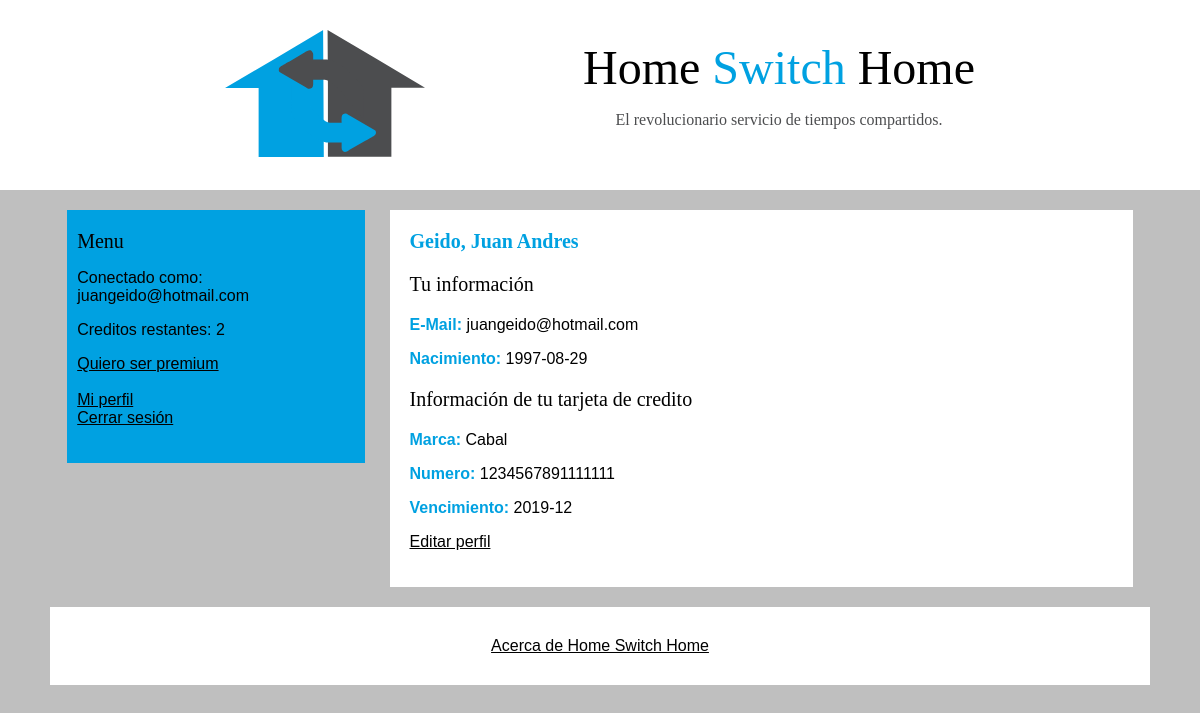
The page /perfil.php (signed in) on the database its author committed.
### tables this page shows
CREATE TABLE `usuarios` (
  `id` int(4) NOT NULL,
  `nombre` varchar(32) NOT NULL DEFAULT '',
  `apellido` varchar(32) NOT NULL DEFAULT '',
  `nacimiento` datetime NOT NULL DEFAULT '0000-00-00 00:00:00',
  `email` varchar(50) NOT NULL DEFAULT '',
  `clave` varchar(32) NOT NULL DEFAULT '',
  `cc_numero` varchar(16) NOT NULL,
  `cc_marca` varchar(32) NOT NULL,
  `cc_segur` varchar(3) NOT NULL,
  `cc_titular` varchar(50) NOT NULL DEFAULT '',
  `cc_vencimiento` datetime NOT NULL DEFAULT '0000-00-00 00:00:00',
  `rango` int(4) NOT NULL DEFAULT '0',
  `tokens` int(4) NOT NULL DEFAULT '2',
  `tokens_upd` datetime NOT NULL DEFAULT CURRENT_TIMESTAMP
);

### componentes/funciones-usuarios.php (called while the page is built, shortened)
<?php
class sesion{
	function estaLogeado($con) {
		if(isset($_SESSION['id'])){
			$sql = mysqli_query($con, "SELECT tokens_upd FROM usuarios WHERE id=".$_SESSION['id']);
			$chequeo = mysqli_fetch_array($sql);
			return true;
		} else {
			return false;
		}
	}
	function obtenerDatosUsuario() {
		$con = conectar();
		$sql = mysqli_query($con, "SELECT * FROM usuarios WHERE id=".$_SESSION['id']);
		$retorno = mysqli_fetch_array($sql);
		return $retorno;
	}
	function esPremium() {
		$con = conectar();
		$sql = mysqli_query($con, "SELECT rango FROM usuarios WHERE id=".$_SESSION['id']);
		$resultado = mysqli_fetch_array($sql);
		if ($resultado['rango'] >= 1) {
			return true;
		} else {
			return false;
		}
	}
}
?>

### perfil.php (the view, shortened to what this page needs)
<?php
	include('componentes/funciones-usuarios.php');
	$con = conectar();
	$sesion = new sesion;
	$logeado = $sesion->estaLogeado($con);
	$datosUsuario = $sesion->obtenerDatosUsuario();
?>
<!DOCTYPE html>
<html>
<head>
	<link rel="stylesheet" type="text/css" href="estilo.css">
</head>
<body>
	<div class="cabezera">
		<?php include('modulos/cabezera.php') ?>
	</div>
	<div class="contenedor">
		<div class="sidebar">
			<?php include('modulos/sidebar.php') ?>
		</div>
		<div class="pagina">
			<span id="subtitulo" class="color-hsh"><b><?php echo utf8_decode($datosUsuario['apellido'])?>, <?php echo utf8_decode($datosUsuario['nombre'])?></b></span></br>
			<div class="contenido-pagina">
				<p id="subtitulo">Tu información</p>
				<p><span class="color-hsh"><b>E-Mail:</b></span> <?php echo utf8_decode($datosUsuario['email'])?></p>
				<p><span class="color-hsh"><b>Nacimiento:</b></span> <?php $fechaCompleta = utf8_decode($datosUsuario['nacimiento']); $mostrar = str_replace('00:00:00', '', $fechaCompleta); echo $mostrar;?></p>
				<p id="subtitulo">Información de tu tarjeta de credito</p>
				<p><span class="color-hsh"><b>Marca:</b></span> <?php echo utf8_decode($datosUsuario['cc_marca'])?></p>
				<p><span class="color-hsh"><b>Numero:</b></span> <?php echo utf8_decode($datosUsuario['cc_numero'])?></p>
				<p><span class="color-hsh"><b>Vencimiento:</b></span> <?php $fechaCompleta = utf8_decode($datosUsuario['cc_vencimiento']); $mostrar = str_replace('-28 00:00:00', '', $fechaCompleta); echo $mostrar;?></p>
				<p><a href="editar-perfil.php">Editar perfil</a></p>
			</div>
		</div>
	</div>
	<div class="footer">
		<?php include('modulos/footer.php') ?>
	</div>
</body>
</html>

### modulos/sidebar.php (shortened to what this page needs)
<span id="subtitulo">
	Menu
</span>
<?php
if ($logeado) {
?>
<p>Conectado como:</br><?=$_SESSION['email']?></p>
<p>Creditos restantes: <?php echo $datosUsuario['tokens']?></p>
<p>
	<?php
		if (!$sesion->esPremium()) {
	?>
		<a href="ser-premium.php">Quiero ser premium</a></br>&nbsp;</br>
	<?php
		}
	?>
	<a href="perfil.php">Mi perfil</a></br>
	<a href="modulos/cerrar-sesion.php">Cerrar sesión</a></br>
</p>
<?php
}
?>

### estilo.css (style rules this page uses)
body { background-color: #BFBFBF; color: black; font-family: Liberation Sans; }
a { color: black; }
.cabezera { z-index: -1; position: absolute; top: 0px; left: 0px; right: 0px; width: 100%; background-color: #FFFFFF; color: #4C4D4F; height: 0px; padding-top: 40px; padding-bottom: 150px; }
.contenedor { width: 90%; max-width: 1100px; min-width: 1000px; margin-top: 210px; margin-left: auto; margin-right: auto; }
.sidebar { float: left; width: 27%; background-color: #00A1E1; padding-left: 10px; padding-top: 20px; padding-bottom: 20px; }
.footer { width: 90%; max-width: 1040px; margin-left: auto; margin-right: auto; padding: 30px; margin-top: 20px; background: white; }
.pagina { float: right; width: 66%; background-color: white; padding-left: 20px; padding-right: 20px; padding-top: 20px; padding-bottom: 20px; }
.contenido-pagina { width: 95%; margin-top: 15px; }
.color-hsh { color:#00A1E1; }
#subtitulo { font-size: 20px; font-family: tahoma; }

### rows shown on the page
usuarios: tokens "2", apellido "Geido", nombre "Juan Andres", email "juangeido@hotmail.com", nacimiento "1997-08-29", cc_marca "Cabal", cc_numero "1234567891111111", cc_vencimiento "2019-12"

### other values the page prints
$_SESSION['email'] "juangeido@hotmail.com"
